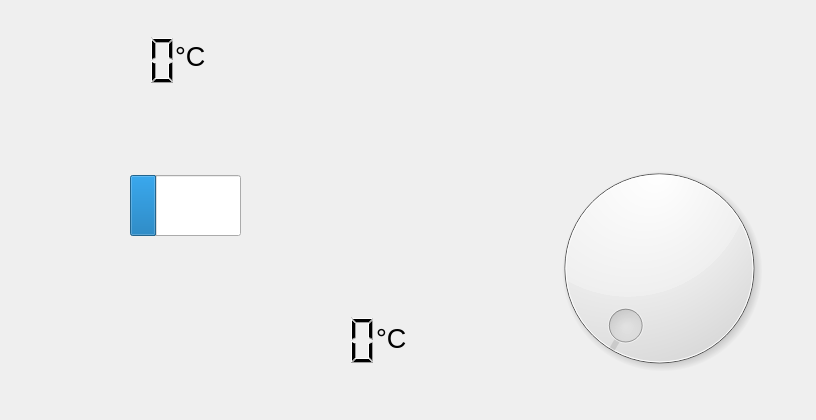
       <widget class="QWidget" name="TempTab">
        <attribute name="icon">
         <iconset>
          <selectedon>icons/icon_set_3/tem.png</selectedon>
         </iconset>
        </attribute>
        <attribute name="title">
         <string>Temperature</string>
        </attribute>
        <widget class="QLabel" name="TempC">
         <property name="geometry">
          <rect>
           <x>0</x>
           <y>0</y>
           <width>807</width>
           <height>411</height>
          </rect>
         </property>
         <property name="sizePolicy">
          <sizepolicy hsizetype="Fixed" vsizetype="Fixed">
           <horstretch>0</horstretch>
           <verstretch>0</verstretch>
          </sizepolicy>
         </property>
         <property name="text">
          <string/>
         </property>
         <property name="pixmap">
          <pixmap>background/TempBack1.jpg</pixmap>
         </property>
         <property name="scaledContents">
          <bool>true</bool>
         </property>
        </widget>
        <widget class="QDial" name="dial_Temp">
         <property name="geometry">
          <rect>
           <x>538</x>
           <y>151</y>
           <width>242</width>
           <height>234</height>
          </rect>
         </property>
         <property name="minimum">
          <number>23</number>
         </property>
         <property name="maximum">
          <number>40</number>
         </property>
        </widget>
        <widget class="QLCDNumber" name="NewTemp">
         <property name="geometry">
          <rect>
           <x>240</x>
           <y>310</y>
           <width>141</width>
           <height>61</height>
          </rect>
         </property>
         <property name="frameShape">
          <enum>QFrame::NoFrame</enum>
         </property>
         <property name="frameShadow">
          <enum>QFrame::Plain</enum>
         </property>
         <property name="segmentStyle">
          <enum>QLCDNumber::Filled</enum>
         </property>
        </widget>
        <widget class="QLCDNumber" name="ActualTemp">
         <property name="geometry">
          <rect>
           <x>40</x>
           <y>30</y>
           <width>141</width>
           <height>61</height>
          </rect>
         </property>
         <property name="frameShape">
          <enum>QFrame::NoFrame</enum>
         </property>
         <property name="frameShadow">
          <enum>QFrame::Plain</enum>
         </property>
         <property name="segmentStyle">
          <enum>QLCDNumber::Filled</enum>
         </property>
        </widget>
        <widget class="QProgressBar" name="TempBar">
         <property name="geometry">
          <rect>
           <x>130</x>
           <y>175</y>
           <width>111</width>
           <height>61</height>
          </rect>
         </property>
         <property name="value">
          <number>24</number>
         </property>
         <property name="textVisible">
          <bool>false</bool>
         </property>
        </widget>
        <widget class="QPushButton" name="TempApp">
         <property name="geometry">
          <rect>
           <x>703</x>
           <y>70</y>
           <width>61</width>
           <height>51</height>
          </rect>
         </property>
         <property name="text">
          <string/>
         </property>
         <property name="autoDefault">
          <bool>true</bool>
         </property>
         <property name="default">
          <bool>true</bool>
         </property>
         <property name="flat">
          <bool>true</bool>
         </property>
        </widget>
        <widget class="QLabel" name="label_5">
         <property name="geometry">
          <rect>
           <x>376</x>
           <y>313</y>
           <width>41</width>
           <height>51</height>
          </rect>
         </property>
         <property name="font">
          <font>
           <pointsize>20</pointsize>
          </font>
         </property>
         <property name="text">
          <string>°C</string>
         </property>
         <property name="scaledContents">
          <bool>false</bool>
         </property>
        </widget>
        <widget class="QLabel" name="label_7">
         <property name="geometry">
          <rect>
           <x>175</x>
           <y>31</y>
           <width>41</width>
           <height>51</height>
          </rect>
         </property>
         <property name="font">
          <font>
           <pointsize>20</pointsize>
          </font>
         </property>
         <property name="text">
          <string>°C</string>
         </property>
         <property name="scaledContents">
          <bool>false</bool>
         </property>
        </widget>
       </widget>
